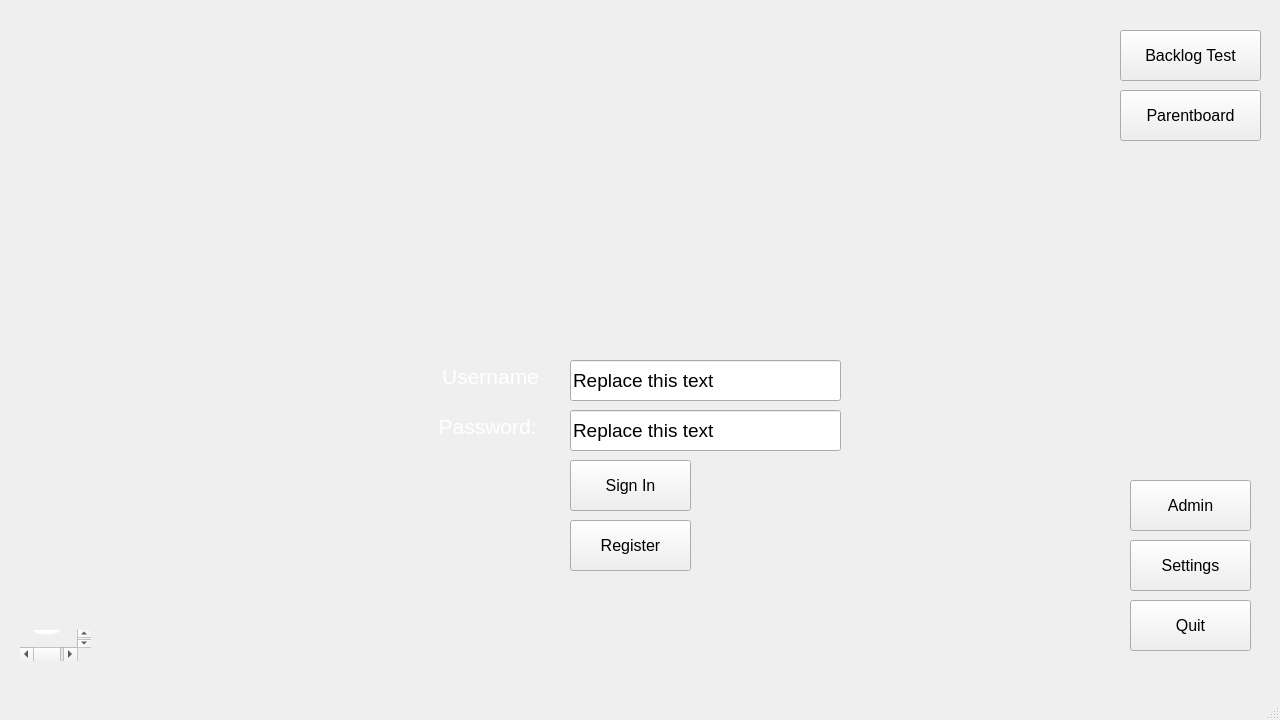
<?xml version="1.0" encoding="UTF-8"?>
<ui version="4.0">
 <class>MainWindow</class>
 <widget class="QMainWindow" name="MainWindow">
  <property name="geometry">
   <rect>
    <x>0</x>
    <y>0</y>
    <width>1280</width>
    <height>720</height>
   </rect>
  </property>
  <property name="minimumSize">
   <size>
    <width>1280</width>
    <height>720</height>
   </size>
  </property>
  <property name="maximumSize">
   <size>
    <width>1280</width>
    <height>720</height>
   </size>
  </property>
  <property name="windowTitle">
   <string>MainWindow</string>
  </property>
  <property name="styleSheet">
   <string notr="true">body {
  background: linear-gradient(135deg, #5D6D83 0%, #9EB3C0 100%);
  font-family: 'Roboto', sans-serif;
  color: #ffffff;
}

.container {
  background: rgba(36, 52, 70, 0.9); /* Adjusted for better text contrast */
  backdrop-filter: blur(5px);
  border-radius: 10px;
  padding: 20px;
  box-shadow: 0 4px 6px rgba(36, 52, 70, 0.3); /* Color picked from the palette */
}

.button {
  background-color: #28344C;
  color: white;
  border: none;
  padding: 10px 20px;
  border-radius: 5px;
  cursor: pointer;
  transition: background-color 0.3s ease;
}

.button:hover {
  background-color: #5D6D83; /* Lighter color from the palette for hover effect */
}

.input-field {
  background: rgba(46, 56, 77, 0.2); /* Adjusted for input field visibility */
  border: 1px solid #28344C; /* Using color from palette for border */
  padding: 10px;
  border-radius: 5px;
  color: white;
}

/* Additional styles for other UI elements can be added here */
</string>
  </property>
  <widget class="QWidget" name="centralwidget">
   <widget class="QTextBrowser" name="textBrowser_2">
    <property name="geometry">
     <rect>
      <x>430</x>
      <y>360</y>
      <width>121</width>
      <height>41</height>
     </rect>
    </property>
    <property name="font">
     <font>
      <pointsize>12</pointsize>
      <bold>false</bold>
     </font>
    </property>
    <property name="layoutDirection">
     <enum>Qt::LeftToRight</enum>
    </property>
    <property name="autoFillBackground">
     <bool>true</bool>
    </property>
    <property name="styleSheet">
     <string notr="true">QTextBrowser { background-color: rgba(255, 255, 255, 0); color: black; }
</string>
    </property>
    <property name="frameShape">
     <enum>QFrame::NoFrame</enum>
    </property>
    <property name="frameShadow">
     <enum>QFrame::Plain</enum>
    </property>
    <property name="verticalScrollBarPolicy">
     <enum>Qt::ScrollBarAsNeeded</enum>
    </property>
    <property name="undoRedoEnabled">
     <bool>false</bool>
    </property>
    <property name="html">
     <string>&lt;!DOCTYPE HTML PUBLIC &quot;-//W3C//DTD HTML 4.0//EN&quot; &quot;http://www.w3.org/TR/REC-html40/strict.dtd&quot;&gt;
&lt;html&gt;&lt;head&gt;&lt;meta name=&quot;qrichtext&quot; content=&quot;1&quot; /&gt;&lt;meta charset=&quot;utf-8&quot; /&gt;&lt;style type=&quot;text/css&quot;&gt;
p, li { white-space: pre-wrap; }
hr { height: 1px; border-width: 0; }
li.unchecked::marker { content: &quot;\2610&quot;; }
li.checked::marker { content: &quot;\2612&quot;; }
&lt;/style&gt;&lt;/head&gt;&lt;body style=&quot; font-family:'Segoe UI'; font-size:12pt; font-weight:400; font-style:normal;&quot;&gt;
&lt;p align=&quot;center&quot; style=&quot; margin-top:0px; margin-bottom:0px; margin-left:0px; margin-right:0px; -qt-block-indent:0; text-indent:0px;&quot;&gt;&lt;span style=&quot; font-size:16pt; color:#ffffff;&quot;&gt;Username&lt;/span&gt;&lt;/p&gt;&lt;/body&gt;&lt;/html&gt;</string>
    </property>
    <property name="overwriteMode">
     <bool>true</bool>
    </property>
   </widget>
   <widget class="QTextBrowser" name="textBrowser">
    <property name="geometry">
     <rect>
      <x>20</x>
      <y>630</y>
      <width>71</width>
      <height>31</height>
     </rect>
    </property>
    <property name="font">
     <font>
      <pointsize>21</pointsize>
      <italic>true</italic>
      <bold>true</bold>
      <underline>false</underline>
     </font>
    </property>
    <property name="autoFillBackground">
     <bool>true</bool>
    </property>
    <property name="styleSheet">
     <string notr="true">background-color: rgba(255, 255, 255, 0%)</string>
    </property>
    <property name="frameShape">
     <enum>QFrame::NoFrame</enum>
    </property>
    <property name="html">
     <string>&lt;!DOCTYPE HTML PUBLIC &quot;-//W3C//DTD HTML 4.0//EN&quot; &quot;http://www.w3.org/TR/REC-html40/strict.dtd&quot;&gt;
&lt;html&gt;&lt;head&gt;&lt;meta name=&quot;qrichtext&quot; content=&quot;1&quot; /&gt;&lt;meta charset=&quot;utf-8&quot; /&gt;&lt;title&gt;Scrummy 1.0&lt;/title&gt;&lt;style type=&quot;text/css&quot;&gt;
p, li { white-space: pre-wrap; }
hr { height: 1px; border-width: 0; }
li.unchecked::marker { content: &quot;\2610&quot;; }
li.checked::marker { content: &quot;\2612&quot;; }
&lt;/style&gt;&lt;/head&gt;&lt;body style=&quot; font-family:'Segoe UI'; font-size:21pt; font-weight:700; font-style:italic;&quot; bgcolor=&quot;transparent&quot;&gt;
&lt;h1 align=&quot;center&quot; style=&quot; margin-top:0px; margin-bottom:0px; margin-left:0px; margin-right:0px; -qt-block-indent:0; text-indent:0px;&quot;&gt;&lt;span style=&quot; font-family:'Segoe UI','sans-serif'; font-size:17pt; color:#ffffff;&quot;&gt;Scrummy 1.0&lt;/span&gt;&lt;span style=&quot; font-family:'Segoe UI','sans-serif'; font-size:17pt; font-style:normal; color:#ffffff;&quot;&gt; &lt;/span&gt;&lt;/h1&gt;
&lt;p align=&quot;center&quot; style=&quot; margin-top:0px; margin-bottom:0px; margin-left:0px; margin-right:0px; -qt-block-indent:0; text-indent:0px;&quot;&gt;&lt;a name=&quot;logo&quot;&gt;&lt;/a&gt;&lt;span style=&quot; font-family:'Segoe UI','sans-serif'; font-size:17pt; font-weight:400; color:#00bfff;&quot;&gt;L&lt;/span&gt;&lt;span style=&quot; font-family:'Segoe UI','sans-serif'; font-size:17pt; font-weight:400; color:#00bfff;&quot;&gt;ogo&lt;/span&gt;&lt;span style=&quot; font-family:'Segoe UI','sans-serif'; font-size:17pt; font-weight:400; font-style:normal; color:#ffffff;&quot;&gt; &lt;/span&gt;&lt;/p&gt;&lt;/body&gt;&lt;/html&gt;</string>
    </property>
   </widget>
   <widget class="QPushButton" name="quitButton">
    <property name="geometry">
     <rect>
      <x>1130</x>
      <y>600</y>
      <width>121</width>
      <height>51</height>
     </rect>
    </property>
    <property name="font">
     <font>
      <pointsize>12</pointsize>
     </font>
    </property>
    <property name="text">
     <string>Quit</string>
    </property>
   </widget>
   <widget class="QPushButton" name="registerbutton_main">
    <property name="geometry">
     <rect>
      <x>570</x>
      <y>520</y>
      <width>121</width>
      <height>51</height>
     </rect>
    </property>
    <property name="font">
     <font>
      <pointsize>12</pointsize>
     </font>
    </property>
    <property name="text">
     <string>Register</string>
    </property>
   </widget>
   <widget class="QPushButton" name="signIn_Button">
    <property name="geometry">
     <rect>
      <x>570</x>
      <y>460</y>
      <width>121</width>
      <height>51</height>
     </rect>
    </property>
    <property name="font">
     <font>
      <pointsize>12</pointsize>
     </font>
    </property>
    <property name="text">
     <string>Sign In</string>
    </property>
   </widget>
   <widget class="QPushButton" name="settingsbutton_main">
    <property name="geometry">
     <rect>
      <x>1130</x>
      <y>540</y>
      <width>121</width>
      <height>51</height>
     </rect>
    </property>
    <property name="font">
     <font>
      <pointsize>12</pointsize>
     </font>
    </property>
    <property name="text">
     <string>Settings</string>
    </property>
   </widget>
   <widget class="QTextBrowser" name="textBrowser_3">
    <property name="geometry">
     <rect>
      <x>430</x>
      <y>410</y>
      <width>121</width>
      <height>41</height>
     </rect>
    </property>
    <property name="font">
     <font>
      <pointsize>12</pointsize>
      <bold>true</bold>
     </font>
    </property>
    <property name="autoFillBackground">
     <bool>true</bool>
    </property>
    <property name="styleSheet">
     <string notr="true">QTextBrowser { background-color: rgba(255, 255, 255, 0); color: black; }</string>
    </property>
    <property name="frameShape">
     <enum>QFrame::NoFrame</enum>
    </property>
    <property name="frameShadow">
     <enum>QFrame::Plain</enum>
    </property>
    <property name="html">
     <string>&lt;!DOCTYPE HTML PUBLIC &quot;-//W3C//DTD HTML 4.0//EN&quot; &quot;http://www.w3.org/TR/REC-html40/strict.dtd&quot;&gt;
&lt;html&gt;&lt;head&gt;&lt;meta name=&quot;qrichtext&quot; content=&quot;1&quot; /&gt;&lt;meta charset=&quot;utf-8&quot; /&gt;&lt;style type=&quot;text/css&quot;&gt;
p, li { white-space: pre-wrap; }
hr { height: 1px; border-width: 0; }
li.unchecked::marker { content: &quot;\2610&quot;; }
li.checked::marker { content: &quot;\2612&quot;; }
&lt;/style&gt;&lt;/head&gt;&lt;body style=&quot; font-family:'Segoe UI'; font-size:12pt; font-weight:700; font-style:normal;&quot; bgcolor=&quot;transparent&quot;&gt;
&lt;p align=&quot;center&quot; style=&quot; margin-top:0px; margin-bottom:0px; margin-left:0px; margin-right:0px; -qt-block-indent:0; text-indent:0px;&quot;&gt;&lt;span style=&quot; font-family:'Segoe UI','sans-serif'; font-size:16pt; font-weight:400; color:#ffffff;&quot;&gt;Password:&lt;/span&gt;&lt;span style=&quot; font-size:16pt; font-weight:400; color:#ffffff;&quot;&gt; &lt;/span&gt;&lt;/p&gt;&lt;/body&gt;&lt;/html&gt;</string>
    </property>
   </widget>
   <widget class="QLineEdit" name="input_username">
    <property name="geometry">
     <rect>
      <x>570</x>
      <y>360</y>
      <width>271</width>
      <height>41</height>
     </rect>
    </property>
    <property name="font">
     <font>
      <pointsize>14</pointsize>
     </font>
    </property>
    <property name="styleSheet">
     <string notr="true">QLineEdit* lineEdit = new QLineEdit(this)
lineEdit-&gt;setStyleSheet(&quot;background-color: rgba(255, 255, 255, 100); border: none;&quot;);</string>
    </property>
    <property name="text">
     <string>Replace this text</string>
    </property>
   </widget>
   <widget class="QLineEdit" name="input_password">
    <property name="geometry">
     <rect>
      <x>570</x>
      <y>410</y>
      <width>271</width>
      <height>41</height>
     </rect>
    </property>
    <property name="font">
     <font>
      <pointsize>14</pointsize>
     </font>
    </property>
    <property name="styleSheet">
     <string notr="true">QLineEdit* lineEdit = new QLineEdit(this)
lineEdit-&gt;setStyleSheet(&quot;background-color: rgba(255, 255, 255, 100); border: none;&quot;);
</string>
    </property>
    <property name="text">
     <string>Replace this text</string>
    </property>
   </widget>
   <widget class="QPushButton" name="parentboardButton">
    <property name="geometry">
     <rect>
      <x>1120</x>
      <y>90</y>
      <width>141</width>
      <height>51</height>
     </rect>
    </property>
    <property name="font">
     <font>
      <pointsize>12</pointsize>
     </font>
    </property>
    <property name="text">
     <string>Parentboard</string>
    </property>
   </widget>
   <widget class="QPushButton" name="backlog_test">
    <property name="geometry">
     <rect>
      <x>1120</x>
      <y>30</y>
      <width>141</width>
      <height>51</height>
     </rect>
    </property>
    <property name="font">
     <font>
      <pointsize>12</pointsize>
     </font>
    </property>
    <property name="text">
     <string>Backlog Test</string>
    </property>
   </widget>
   <widget class="QPushButton" name="adminButton">
    <property name="geometry">
     <rect>
      <x>1130</x>
      <y>480</y>
      <width>121</width>
      <height>51</height>
     </rect>
    </property>
    <property name="font">
     <font>
      <pointsize>12</pointsize>
     </font>
    </property>
    <property name="text">
     <string>Admin</string>
    </property>
   </widget>
   <widget class="QLabel" name="bg_main">
    <property name="geometry">
     <rect>
      <x>0</x>
      <y>0</y>
      <width>1281</width>
      <height>711</height>
     </rect>
    </property>
    <property name="text">
     <string/>
    </property>
   </widget>
   <widget class="QLabel" name="logo">
    <property name="geometry">
     <rect>
      <x>350</x>
      <y>120</y>
      <width>641</width>
      <height>211</height>
     </rect>
    </property>
    <property name="text">
     <string/>
    </property>
   </widget>
   <zorder>bg_main</zorder>
   <zorder>textBrowser_2</zorder>
   <zorder>textBrowser</zorder>
   <zorder>quitButton</zorder>
   <zorder>registerbutton_main</zorder>
   <zorder>signIn_Button</zorder>
   <zorder>settingsbutton_main</zorder>
   <zorder>textBrowser_3</zorder>
   <zorder>input_username</zorder>
   <zorder>input_password</zorder>
   <zorder>parentboardButton</zorder>
   <zorder>backlog_test</zorder>
   <zorder>adminButton</zorder>
   <zorder>logo</zorder>
  </widget>
  <widget class="QMenuBar" name="menubar">
   <property name="geometry">
    <rect>
     <x>0</x>
     <y>0</y>
     <width>1280</width>
     <height>22</height>
    </rect>
   </property>
  </widget>
  <widget class="QStatusBar" name="statusbar"/>
 </widget>
 <resources/>
 <connections/>
</ui>
